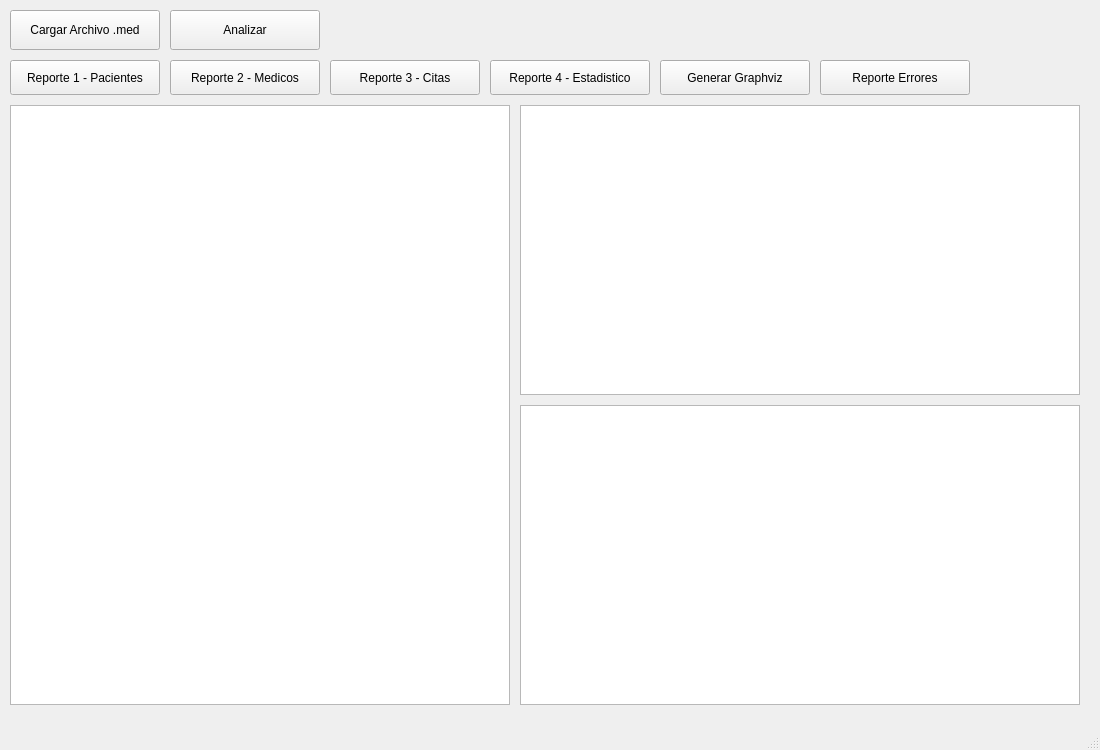
<?xml version="1.0" encoding="UTF-8"?>
<ui version="4.0">
 <class>MainWindow</class>
 <widget class="QMainWindow" name="MainWindow">
  <property name="geometry">
   <rect><x>0</x><y>0</y><width>1100</width><height>750</height></rect>
  </property>
  <property name="windowTitle">
   <string>MedLexer</string>
  </property>
  <widget class="QWidget" name="centralwidget">

   <!-- Botón Cargar Archivo -->
   <widget class="QPushButton" name="btnCargarArchivo">
    <property name="geometry">
     <rect><x>10</x><y>10</y><width>150</width><height>40</height></rect>
    </property>
    <property name="text"><string>Cargar Archivo .med</string></property>
   </widget>

   <!-- Botón Analizar -->
   <widget class="QPushButton" name="btnAnalizar">
    <property name="geometry">
     <rect><x>170</x><y>10</y><width>150</width><height>40</height></rect>
    </property>
    <property name="text"><string>Analizar</string></property>
   </widget>

   <!-- Botón Reporte 1 -->
   <widget class="QPushButton" name="btnReporte1">
    <property name="geometry">
     <rect><x>10</x><y>60</y><width>150</width><height>35</height></rect>
    </property>
    <property name="text"><string>Reporte 1 - Pacientes</string></property>
   </widget>

   <!-- Botón Reporte 2 -->
   <widget class="QPushButton" name="btnReporte2">
    <property name="geometry">
     <rect><x>170</x><y>60</y><width>150</width><height>35</height></rect>
    </property>
    <property name="text"><string>Reporte 2 - Medicos</string></property>
   </widget>

   <!-- Botón Reporte 3 -->
   <widget class="QPushButton" name="btnReporte3">
    <property name="geometry">
     <rect><x>330</x><y>60</y><width>150</width><height>35</height></rect>
    </property>
    <property name="text"><string>Reporte 3 - Citas</string></property>
   </widget>

   <!-- Botón Reporte 4 -->
   <widget class="QPushButton" name="btnReporte4">
    <property name="geometry">
     <rect><x>490</x><y>60</y><width>160</width><height>35</height></rect>
    </property>
    <property name="text"><string>Reporte 4 - Estadistico</string></property>
   </widget>

   <!-- Botón Graphviz -->
   <widget class="QPushButton" name="btnGraphviz">
    <property name="geometry">
     <rect><x>660</x><y>60</y><width>150</width><height>35</height></rect>
    </property>
    <property name="text"><string>Generar Graphviz</string></property>
   </widget>

   <!-- Botón Errores -->
   <widget class="QPushButton" name="btnErrores">
    <property name="geometry">
     <rect><x>820</x><y>60</y><width>150</width><height>35</height></rect>
    </property>
    <property name="text"><string>Reporte Errores</string></property>
   </widget>

   <!-- Area de texto (codigo fuente) -->
   <widget class="QTextEdit" name="textArea">
    <property name="geometry">
     <rect><x>10</x><y>105</y><width>500</width><height>600</height></rect>
    </property>
   </widget>

   <!-- Tabla de Tokens -->
   <widget class="QTableWidget" name="tablaTokens">
    <property name="geometry">
     <rect><x>520</x><y>105</y><width>560</width><height>290</height></rect>
    </property>
   </widget>

   <!-- Tabla de Errores -->
   <widget class="QTableWidget" name="tablaErrores">
    <property name="geometry">
     <rect><x>520</x><y>405</y><width>560</width><height>300</height></rect>
    </property>
   </widget>

  </widget>
  <widget class="QStatusBar" name="statusbar"/>
 </widget>
 <resources/>
 <connections/>
</ui>
